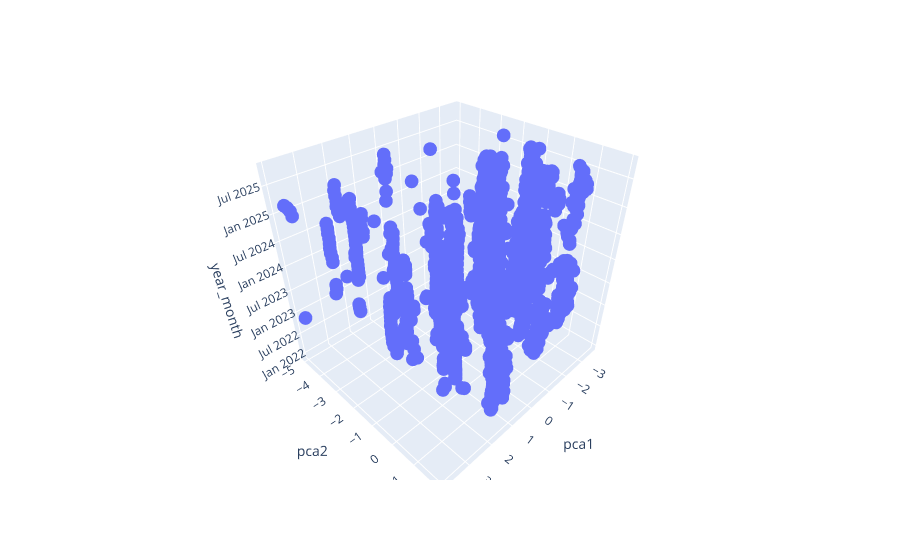

Source (notebook cell):
### Code cell
# тяжело читать график
pe.scatter_3d(data_frame=monthly_div_vectors, x='pca1', y='pca2', z='year_month')

### Figure 1 — Plotly figure (JSON) as saved in the notebook; plotly's stock layout.template omitted (floating-point values rounded to 4 significant figures; data arrays with more than 128 entries replaced by an {"elided": "..."} marker saying what was removed)
{"data": [{"hovertemplate": "pca1=%{x}<br>pca2=%{y}<br>year_month=%{z}<extra></extra>", "legendgroup": "", "marker": {"color": "#636efa", "symbol": "circle"}, "mode": "markers", "name": "", "scene": "scene", "showlegend": false, "type": "scatter3d", "x": {"elided": "1516 float values"}, "y": {"elided": "1516 float values"}, "z": {"elided": "1516 str values"}}], "layout": {"legend": {"tracegroupgap": 0}, "margin": {"t": 60}, "scene": {"domain": {"x": [0, 1], "y": [0, 1]}, "xaxis": {"title": {"text": "pca1"}}, "yaxis": {"title": {"text": "pca2"}}, "zaxis": {"title": {"text": "year_month"}}}}}
